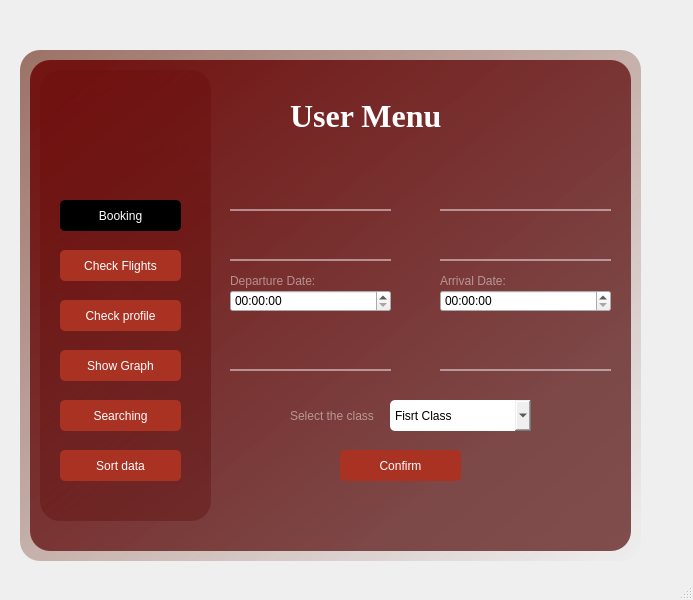
<?xml version="1.0" encoding="UTF-8"?>
<ui version="4.0">
 <class>MainWindow</class>
 <widget class="QMainWindow" name="MainWindow">
  <property name="geometry">
   <rect>
    <x>0</x>
    <y>0</y>
    <width>693</width>
    <height>600</height>
   </rect>
  </property>
  <property name="windowTitle">
   <string>MainWindow</string>
  </property>
  <widget class="QWidget" name="centralwidget">
   <widget class="QWidget" name="widget" native="true">
    <property name="geometry">
     <rect>
      <x>10</x>
      <y>20</y>
      <width>661</width>
      <height>551</height>
     </rect>
    </property>
    <widget class="QLabel" name="label_8">
     <property name="geometry">
      <rect>
       <x>30</x>
       <y>30</y>
       <width>300</width>
       <height>420</height>
      </rect>
     </property>
     <property name="styleSheet">
      <string notr="true">background-image: url(:/images/1234.jpg);
border-radius: 20px;</string>
     </property>
     <property name="text">
      <string/>
     </property>
    </widget>
    <widget class="QLabel" name="label_9">
     <property name="geometry">
      <rect>
       <x>10</x>
       <y>30</y>
       <width>621</width>
       <height>511</height>
      </rect>
     </property>
     <property name="styleSheet">
      <string notr="true">background-color: qlineargradient(spread:pad, x1:0, y1:0, x2:1, y2:1, stop:0 rgba(151, 106, 94, 241), stop:1 rgba(255, 255, 255, 0));
border-radius: 20px;</string>
     </property>
     <property name="text">
      <string/>
     </property>
    </widget>
    <widget class="QLabel" name="label_10">
     <property name="geometry">
      <rect>
       <x>20</x>
       <y>40</y>
       <width>601</width>
       <height>491</height>
      </rect>
     </property>
     <property name="styleSheet">
      <string notr="true">background-color: qlineargradient(spread:reflect, x1:0.949, y1:0.96, x2:0, y2:0, stop:0.193182 rgba(104, 41, 41, 209), stop:0.931818 rgba(104, 0, 0, 209));
border-radius:20px;</string>
     </property>
     <property name="text">
      <string/>
     </property>
    </widget>
    <widget class="QLabel" name="label_11">
     <property name="geometry">
      <rect>
       <x>280</x>
       <y>80</y>
       <width>191</width>
       <height>31</height>
      </rect>
     </property>
     <property name="font">
      <font>
       <family>Times New Roman</family>
       <pointsize>24</pointsize>
       <weight>75</weight>
       <bold>true</bold>
      </font>
     </property>
     <property name="styleSheet">
      <string notr="true">color: rgb(255, 255, 255);</string>
     </property>
     <property name="text">
      <string>User Menu</string>
     </property>
    </widget>
    <widget class="QPlainTextEdit" name="plainTextEdit_4">
     <property name="geometry">
      <rect>
       <x>220</x>
       <y>160</y>
       <width>161</width>
       <height>31</height>
      </rect>
     </property>
     <property name="styleSheet">
      <string notr="true">background-color: rgba(0,0,0,0);
border:none;
border-bottom:2px solid rgba(255,255,255,118);
color:rgba(255,255,255,230);
padding-bottom:5px</string>
     </property>
     <property name="plainText">
      <string/>
     </property>
    </widget>
    <widget class="QPlainTextEdit" name="plainTextEdit_5">
     <property name="geometry">
      <rect>
       <x>220</x>
       <y>310</y>
       <width>161</width>
       <height>41</height>
      </rect>
     </property>
     <property name="styleSheet">
      <string notr="true">background-color: rgba(0,0,0,0);
border:none;
border-bottom:2px solid rgba(255,255,255,118);
color:rgba(255,255,255,230);
padding-bottom:5px</string>
     </property>
     <property name="plainText">
      <string/>
     </property>
    </widget>
    <widget class="QLabel" name="label_14">
     <property name="geometry">
      <rect>
       <x>30</x>
       <y>50</y>
       <width>171</width>
       <height>451</height>
      </rect>
     </property>
     <property name="styleSheet">
      <string notr="true">background-color: qlineargradient(spread:pad, x1:0, y1:0, x2:1, y2:1, stop:0 rgba(129, 64, 47, 241), stop:1 rgba(255, 255, 255, 0));
background-color: qlineargradient(spread:reflect, x1:0, y1:0.937, x2:0.215909, y2:0.205, stop:0.352273 rgba(104, 41, 41, 209), stop:0.863636 rgba(104, 0, 0, 209));
border-radius:20px;</string>
     </property>
     <property name="text">
      <string/>
     </property>
    </widget>
    <widget class="QPushButton" name="pushButton_3">
     <property name="geometry">
      <rect>
       <x>50</x>
       <y>230</y>
       <width>121</width>
       <height>31</height>
      </rect>
     </property>
     <property name="styleSheet">
      <string notr="true">border-radius:5px;
background-color: rgb(170, 50, 34);
color: rgb(255, 255, 255);
font: 12pt &quot;Times New Roman&quot;;</string>
     </property>
     <property name="text">
      <string>Check Flights</string>
     </property>
    </widget>
    <widget class="QPushButton" name="pushButton_4">
     <property name="geometry">
      <rect>
       <x>50</x>
       <y>280</y>
       <width>121</width>
       <height>31</height>
      </rect>
     </property>
     <property name="styleSheet">
      <string notr="true">border-radius:5px;
background-color: rgb(170, 50, 34);
color: rgb(255, 255, 255);
font: 12pt &quot;Times New Roman&quot;;</string>
     </property>
     <property name="text">
      <string>Check profile</string>
     </property>
    </widget>
    <widget class="QPushButton" name="pushButton_5">
     <property name="geometry">
      <rect>
       <x>50</x>
       <y>330</y>
       <width>121</width>
       <height>31</height>
      </rect>
     </property>
     <property name="styleSheet">
      <string notr="true">border-radius:5px;
background-color: rgb(170, 50, 34);
color: rgb(255, 255, 255);
font: 12pt &quot;Times New Roman&quot;;</string>
     </property>
     <property name="text">
      <string>Show Graph</string>
     </property>
    </widget>
    <widget class="QPushButton" name="pushButton_6">
     <property name="geometry">
      <rect>
       <x>50</x>
       <y>380</y>
       <width>121</width>
       <height>31</height>
      </rect>
     </property>
     <property name="styleSheet">
      <string notr="true">border-radius:5px;
background-color: rgb(170, 50, 34);
color: rgb(255, 255, 255);
font: 12pt &quot;Times New Roman&quot;;</string>
     </property>
     <property name="text">
      <string>Searching</string>
     </property>
    </widget>
    <widget class="QPushButton" name="pushButton_7">
     <property name="geometry">
      <rect>
       <x>50</x>
       <y>430</y>
       <width>121</width>
       <height>31</height>
      </rect>
     </property>
     <property name="styleSheet">
      <string notr="true">border-radius:5px;
background-color: rgb(170, 50, 34);
color: rgb(255, 255, 255);
font: 12pt &quot;Times New Roman&quot;;</string>
     </property>
     <property name="text">
      <string>Sort data</string>
     </property>
    </widget>
    <widget class="QLabel" name="label_15">
     <property name="geometry">
      <rect>
       <x>220</x>
       <y>250</y>
       <width>131</width>
       <height>21</height>
      </rect>
     </property>
     <property name="styleSheet">
      <string notr="true">color: rgba(255,255,255,118);
font: 12pt &quot;Times New Roman&quot;;</string>
     </property>
     <property name="text">
      <string>Departure Date:</string>
     </property>
    </widget>
    <widget class="QPlainTextEdit" name="plainTextEdit_6">
     <property name="geometry">
      <rect>
       <x>430</x>
       <y>310</y>
       <width>171</width>
       <height>41</height>
      </rect>
     </property>
     <property name="styleSheet">
      <string notr="true">background-color: rgba(0,0,0,0);
border:none;
border-bottom:2px solid rgba(255,255,255,118);
color:rgba(255,255,255,230);
padding-bottom:5px</string>
     </property>
     <property name="plainText">
      <string/>
     </property>
    </widget>
    <widget class="QPushButton" name="pushButton_8">
     <property name="geometry">
      <rect>
       <x>50</x>
       <y>180</y>
       <width>121</width>
       <height>31</height>
      </rect>
     </property>
     <property name="styleSheet">
      <string notr="true">border-radius:5px;
background-color: rgb(170, 501, 34);
color: rgb(255, 255, 255);
font: 12pt &quot;Times New Roman&quot;;</string>
     </property>
     <property name="text">
      <string>Booking</string>
     </property>
    </widget>
    <widget class="QPushButton" name="pushButton_9">
     <property name="geometry">
      <rect>
       <x>330</x>
       <y>430</y>
       <width>121</width>
       <height>31</height>
      </rect>
     </property>
     <property name="styleSheet">
      <string notr="true">border-radius:5px;
background-color: rgb(170, 50, 34);
color: rgb(255, 255, 255);
font: 12pt &quot;Times New Roman&quot;;</string>
     </property>
     <property name="text">
      <string>Confirm</string>
     </property>
    </widget>
    <widget class="QLabel" name="label">
     <property name="geometry">
      <rect>
       <x>70</x>
       <y>70</y>
       <width>81</width>
       <height>81</height>
      </rect>
     </property>
     <property name="styleSheet">
      <string notr="true">background-image: url(:/image/1.png);
background-image: url(:/im/1.png);</string>
     </property>
     <property name="text">
      <string/>
     </property>
    </widget>
    <widget class="QPlainTextEdit" name="plainTextEdit_8">
     <property name="geometry">
      <rect>
       <x>430</x>
       <y>160</y>
       <width>171</width>
       <height>31</height>
      </rect>
     </property>
     <property name="styleSheet">
      <string notr="true">background-color: rgba(0,0,0,0);
border:none;
border-bottom:2px solid rgba(255,255,255,118);
color:rgba(255,255,255,230);
padding-bottom:5px</string>
     </property>
     <property name="plainText">
      <string/>
     </property>
    </widget>
    <widget class="QPlainTextEdit" name="plainTextEdit_9">
     <property name="geometry">
      <rect>
       <x>220</x>
       <y>210</y>
       <width>161</width>
       <height>31</height>
      </rect>
     </property>
     <property name="styleSheet">
      <string notr="true">background-color: rgba(0,0,0,0);
border:none;
border-bottom:2px solid rgba(255,255,255,118);
color:rgba(255,255,255,230);
padding-bottom:5px</string>
     </property>
     <property name="plainText">
      <string/>
     </property>
    </widget>
    <widget class="QPlainTextEdit" name="plainTextEdit_10">
     <property name="geometry">
      <rect>
       <x>430</x>
       <y>210</y>
       <width>171</width>
       <height>31</height>
      </rect>
     </property>
     <property name="styleSheet">
      <string notr="true">background-color: rgba(0,0,0,0);
border:none;
border-bottom:2px solid rgba(255,255,255,118);
color:rgba(255,255,255,230);
padding-bottom:5px</string>
     </property>
     <property name="plainText">
      <string/>
     </property>
    </widget>
    <widget class="QLabel" name="label_18">
     <property name="geometry">
      <rect>
       <x>430</x>
       <y>250</y>
       <width>131</width>
       <height>21</height>
      </rect>
     </property>
     <property name="styleSheet">
      <string notr="true">color: rgba(255,255,255,118);
font: 12pt &quot;Times New Roman&quot;;</string>
     </property>
     <property name="text">
      <string>Arrival Date:</string>
     </property>
    </widget>
    <widget class="QComboBox" name="comboBox">
     <property name="geometry">
      <rect>
       <x>380</x>
       <y>380</y>
       <width>141</width>
       <height>31</height>
      </rect>
     </property>
     <property name="styleSheet">
      <string notr="true">
border-radius:5px;</string>
     </property>
     <item>
      <property name="text">
       <string>Fisrt Class</string>
      </property>
     </item>
     <item>
      <property name="text">
       <string>Business Class</string>
      </property>
     </item>
     <item>
      <property name="text">
       <string>Economy Class</string>
      </property>
     </item>
    </widget>
    <widget class="QLabel" name="label_16">
     <property name="geometry">
      <rect>
       <x>280</x>
       <y>380</y>
       <width>101</width>
       <height>31</height>
      </rect>
     </property>
     <property name="styleSheet">
      <string notr="true">color: rgba(255,255,255,118);
font: 12pt &quot;Times New Roman&quot;;</string>
     </property>
     <property name="text">
      <string>Select the class</string>
     </property>
    </widget>
    <widget class="QTimeEdit" name="timeEdit">
     <property name="geometry">
      <rect>
       <x>220</x>
       <y>270</y>
       <width>161</width>
       <height>22</height>
      </rect>
     </property>
    </widget>
    <widget class="QTimeEdit" name="timeEdit_2">
     <property name="geometry">
      <rect>
       <x>430</x>
       <y>270</y>
       <width>171</width>
       <height>22</height>
      </rect>
     </property>
    </widget>
    <zorder>label_14</zorder>
    <zorder>label_8</zorder>
    <zorder>label_9</zorder>
    <zorder>label_10</zorder>
    <zorder>label_11</zorder>
    <zorder>plainTextEdit_4</zorder>
    <zorder>plainTextEdit_5</zorder>
    <zorder>pushButton_3</zorder>
    <zorder>pushButton_4</zorder>
    <zorder>pushButton_5</zorder>
    <zorder>pushButton_6</zorder>
    <zorder>pushButton_7</zorder>
    <zorder>label_15</zorder>
    <zorder>plainTextEdit_6</zorder>
    <zorder>pushButton_8</zorder>
    <zorder>pushButton_9</zorder>
    <zorder>label</zorder>
    <zorder>plainTextEdit_8</zorder>
    <zorder>plainTextEdit_9</zorder>
    <zorder>plainTextEdit_10</zorder>
    <zorder>label_18</zorder>
    <zorder>comboBox</zorder>
    <zorder>label_16</zorder>
    <zorder>timeEdit</zorder>
    <zorder>timeEdit_2</zorder>
   </widget>
  </widget>
  <widget class="QMenuBar" name="menubar">
   <property name="geometry">
    <rect>
     <x>0</x>
     <y>0</y>
     <width>693</width>
     <height>21</height>
    </rect>
   </property>
  </widget>
  <widget class="QStatusBar" name="statusbar"/>
 </widget>
 <resources>
  <include location="re.qrc"/>
 </resources>
 <connections/>
</ui>
